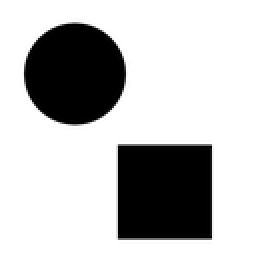
%> input picture matlab/shapes.png, 128 x 128 px, shrunk from 500 x 500 before the run (shown 2 times larger)
$ octave main.m   (GNU Octave 9; MATLAB toolbox functions it lacks are replaced by stand-ins)
%> lines starting %> are read from the running program, lines starting %| are printed output that depends on the picture; in (x1, y1, x2, y2) boxes, pixels count from 0 and x2, y2 are one past the last pixel; in counts of white or black regions, pixels touching at a corner belong together; the program's own positions count from 1
### matlab/hierarchical.m
function B = hierarchical(A, nLevels)
%> called with nLevels = 4
%HIERARCHICAL Generate a stack of prefiltered lightness images.
%   Described in Sec. 4.1 of
%
%     G. Xie, X. Sun, X. Tong and D. Nowrouzezahrai. Hierarchical Diffusion
%     Curves for Accurate Automatic Image Vectorization. ACM Trans. Graph.
%     ACM SIGGRAPH Asia 2014.
%
%   Input image A has to be a double precision matrix of size NxMx3 in RGB
%   color space with each channel on the closed interval [0,1].
%
%   Output B is a list of nLevels 2D-matrices of size NxM. The value in
%   each matrix is the lightness (L channel) of CIE-Lab colorspace. The
%   first matrix B(:,:,1) is the finest, while the last matrix B(:,:,end)
%   is the coarsest.
%

% Verify that the input image exists and is valid.
if ~exist('A', 'var') || isempty(A)
  error('Input image A is undefined or invalid.');
end
if ~isfloat(A) || ~sum([3] == size(A,3)) || ...
    min(A(:)) < 0 || max(A(:)) > 1
  error(['Input image A must be a double precision ',...
         'matrix of size NxMx3 on the closed ',...
         'interval [0,1].']);
end

% Verify the number of hierarchy levels
if ~exist('nLevels', 'var') || isempty(nLevels) || ...
    numel(nLevels) ~= 1 || nLevels < 1
  nLevels = 3;
end
nLevels = ceil(nLevels);

% Convert to Lab color space
A = rgb2lab(A);
%> A: size 128x128x3 double; mean of channels 1, 2, 3 74.1, 0, 0
L = A(:,:,1);
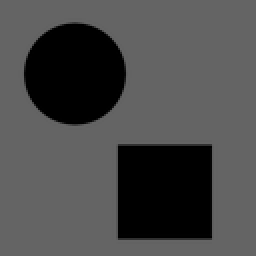
%> L: size 128x128 double (shown 2 times larger); min 0, max 100, mean 74.1

% Set parameters.
sigma_s = 2;
sigma_r = range(L(:))/10;
%> sigma_r = 10

% Build the hierarchy.
B = zeros(size(A,1), size(A,2), nLevels);
B(:,:,1) = A(:,:,1);
%> B: size 128x128x4 double; mean of channels 1, 2, 3, 3 74.1, 0, 0, 0
for i = 2:nLevels
  A = bilateral(A, sigma_s, sigma_r);
  B(:,:,i) = A(:,:,1);
  sigma_s = sigma_s * 2;
  sigma_r = sigma_r / 2;
end
%> this loop made 3 passes
%> sigma_r on passes 1 to 3: 5, 2.5, 1.25
%> B: size 128x128x4 double; mean of channels 1, 2, 3, 3 74.1, 74.1, 74.1, 74.1
%> after the loop, sigma_s = 16

end

### src/matlab/bilateral.m
function B = bilateral(A, s, r)
%BILATERAL Bilateral filter.
%   Input image A is a double precision matrix of size NxMx3 in CIE-Lab
%   colorspace. Input s is spatial width and r is range width.
%

% Verify that the input image exists and is valid.
if ~exist('A', 'var') || isempty(A)
  error('Input image A is undefined or invalid.');
end
if ~isfloat(A) || ~sum([3] == size(A,3))
  error('Input image A must be a double precision matrix of size NxMx3');
end

% Verify spatial and range width.
if ~exist('s', 'var') || isempty(s) || numel(s) ~= 1
  error('Input spatial width is undefined or invalid.');
end
if ~exist('r', 'var') || isempty(r) || numel(r) ~= 1
  error('Input range width is undefined or invalid.');
end

% Set parameters.
w = 3; % window size

% Pre-compute Gaussian spatial weights.
[X,Y] = meshgrid(-w:w,-w:w);
G = exp(-(X.^2+Y.^2)/(s^2));

% Create waitbar.
h = waitbar(0,'Applying bilateral filter...');
set(h,'Name','Bilateral Filter Progress');

dim = size(A);
B = zeros(dim);
for i = 1:dim(1)
  for j = 1:dim(2)
    % Extract local region.
    iMin = max(i-w,1);
    iMax = min(i+w,dim(1));
    jMin = max(j-w,1);
    jMax = min(j+w,dim(2));
    I = A(iMin:iMax,jMin:jMax,:);

    % Compute Gaussian intensity weights.
    dL = I(:,:,1)-A(i,j,1);
    da = I(:,:,2)-A(i,j,2);
    db = I(:,:,3)-A(i,j,3);
    H = exp(-(dL.^2+da.^2+db.^2)/(r^2));

    % Calculate bilateral filter response.
    F = H.*G((iMin:iMax)-i+w+1,(jMin:jMax)-j+w+1);
    norm_F = sum(F(:));
    B(i,j,1) = sum(sum(F.*I(:,:,1)))/norm_F;
    B(i,j,2) = sum(sum(F.*I(:,:,2)))/norm_F;
    B(i,j,3) = sum(sum(F.*I(:,:,3)))/norm_F;
  end
  waitbar(i/dim(1));
end

% Close waitbar.
close(h);

end

### matlab/main.m
% Prefilter images
if exist('cache.mat', 'file')
  load('cache.mat', 'imgs', 'n');
else
  img = double(imread('shapes.png'))/255;
  n = 4;
  imgs = hierarchical(img, n);
  save('cache.mat', 'imgs', 'n');
end

% Display filtered images
for i = n:n
  img = imgs(:,:,i);
  figure('Name', 'Filtered Image');imshow(img,[0 100])
end

% Find curves in the filtered images
g = fspecial('gaussian', 9);
[gx, gy] = gradient(g);
[gxx, gxy] = gradient(gx);
[gyx, gyy] = gradient(gy);
for i = n:n
  % calculate laplacian of the image
  laplacian = abs(del2(imgs(:,:,i)));
  %laplacian = del2(imgs(:,:,i));
  figure('Name', 'Image Laplacian');imshow(laplacian,[min(laplacian(:)) max(laplacian(:))])

  % calculte curve normals
  dxx = conv2(laplacian, gxx, 'same');
  dxy = conv2(laplacian, gxy, 'same');
  dyx = conv2(laplacian, gyx, 'same');
  dyy = conv2(laplacian, gyy, 'same');
  nx = zeros(size(laplacian));
  ny = zeros(size(laplacian));
  for x = 1:size(laplacian, 1)
    for y = 1:size(laplacian, 2)
      h = [dxx(x,y) dxy(x,y); dyx(x,y) dyy(x,y)];
      [vec, val] = eig(h);
      if val(1,1) > val(2,2)
        nx(x, y) = vec(1,1);
        ny(x, y) = vec(2,1);
      else
        nx(x, y) = vec(1,2);
        ny(x, y) = vec(2,2);
      end
    end
  end

  % display perpendicular normals
  n = zeros(size(laplacian,1), size(laplacian,2), 3);
  n(:,:,1) = (1-ny)/2;
  n(:,:,2) = (1+nx)/2;
  figure('Name', 'Normal');imshow(n)

  % calculate laplacian edges
  e = edge(laplacian, 'canny');
  figure('Name', 'Canny Edges of Laplacian');imshow(e)

  %%%%%%%%%%%%%%%%%%%%%%%%%%%%%%%%%%%%%%%%%%%%%%%%%%%%%%%%%%%%%%%%%%%%%%%%%%%%%%%%%%%%%%%%%%%%%%%%%%%%%%%%%%%%%%%%%%%%%%%
  % Let's suppose all the above code is correct! Fix the following code!

  % calculate candidate curve pixels
  selected = zeros(size(e));
  n1 = [cos(7*pi/8) ; sin(7*pi/8) ];
  n2 = [cos(pi/8)   ; sin(pi/8)   ];
  n3 = [cos(3*pi/8) ; sin(3*pi/8) ];
  n4 = [cos(13*pi/8); sin(13*pi/8)];
  for x = 1:size(e,1)
    for y = 1:size(e,2)
      if e(x, y) == 0
        continue
      end

      if laplacian(x,y) < 0.1
        continue
      end

      nt = [nx(x,y) ny(x,y)];
      if nt * n1 <= 0 && nt * n2 > 0
        xx1 = x + 1;
      elseif nt * n2 < 0 && nt * n1 >= 0
        xx1 = x - 1;
      else
        xx1 = x;
      end
      if nt * n3 <= 0 && nt * n4 > 0
        yy1 = y -1;
      elseif nt * n4 < 0 && nt * n3 >= 0
        yy1 = y + 1;
      else
        yy1 = y;
      end
      xx2 = 2 * x - xx1;
      yy2 = 2 * y - yy1;
      if xx1 > 0 && xx1 <= size(e,1) && ...
         yy1 > 0 && yy1 <= size(e,2) && ...
         laplacian(x,y) < laplacian(xx1,yy1)
        continue
      end
      if xx2 > 0 && xx2 <= size(e,1) && ...
         yy2 > 0 && yy2 <= size(e,2) && ...
         laplacian(x,y) < laplacian(xx2,yy2)
        continue
      end
      selected(x, y) = 1;
    end
  end
  figure('Name', 'Candidate Pixels');imshow(selected)

  % calculated conncected curve pixels
  s = size(selected);
  connected = zeros(s);
  for x = 1:size(selected,1)
    for y = 1:size(selected,2)
      if selected(x, y) == 0
        continue
      end
      normal = [-ny(x,y); nx(x,y)];
      xx = x;
      yy = y;
      maxdot = 0;
      [xx, yy, maxdot] = testmaxdot(xx, yy, maxdot, normal, selected, nx, ny, x,y+1, s);
      [xx, yy, maxdot] = testmaxdot(xx, yy, maxdot, normal, selected, nx, ny, x,y-1, s);
      [xx, yy, maxdot] = testmaxdot(xx, yy, maxdot, normal, selected, nx, ny, x+1,y, s);
      [xx, yy, maxdot] = testmaxdot(xx, yy, maxdot, normal, selected, nx, ny, x+1,y+1, s);
      [xx, yy, maxdot] = testmaxdot(xx, yy, maxdot, normal, selected, nx, ny, x+1,y-1, s);
      [xx, yy, maxdot] = testmaxdot(xx, yy, maxdot, normal, selected, nx, ny, x-1,y, s);
      [xx, yy, maxdot] = testmaxdot(xx, yy, maxdot, normal, selected, nx, ny, x-1,y+1, s);
      [xx, yy, maxdot] = testmaxdot(xx, yy, maxdot, normal, selected, nx, ny, x-1,y-1, s);
      if maxdot ~= 0
        connected(x, y) = 1;
        connected(xx,yy) = 1;
        selected(x,y) = 0;
        selected(xx,yy) = 0;
        continue
      end
      [xx, yy, maxdot] = testmaxdot(xx, yy, maxdot, normal, selected, nx, ny, x+2,y+2, s);
      [xx, yy, maxdot] = testmaxdot(xx, yy, maxdot, normal, selected, nx, ny, x+2,y+1, s);
      [xx, yy, maxdot] = testmaxdot(xx, yy, maxdot, normal, selected, nx, ny, x+2,y,   s);
      [xx, yy, maxdot] = testmaxdot(xx, yy, maxdot, normal, selected, nx, ny, x+2,y-1, s);
      [xx, yy, maxdot] = testmaxdot(xx, yy, maxdot, normal, selected, nx, ny, x+2,y-2, s);
      [xx, yy, maxdot] = testmaxdot(xx, yy, maxdot, normal, selected, nx, ny, x+1,y+2, s);
      [xx, yy, maxdot] = testmaxdot(xx, yy, maxdot, normal, selected, nx, ny, x+1,y-2, s);
      [xx, yy, maxdot] = testmaxdot(xx, yy, maxdot, normal, selected, nx, ny, x,y+2,   s);
      [xx, yy, maxdot] = testmaxdot(xx, yy, maxdot, normal, selected, nx, ny, x,y-2,   s);
      [xx, yy, maxdot] = testmaxdot(xx, yy, maxdot, normal, selected, nx, ny, x-1,y+2, s);
      [xx, yy, maxdot] = testmaxdot(xx, yy, maxdot, normal, selected, nx, ny, x-1,y-2, s);
      [xx, yy, maxdot] = testmaxdot(xx, yy, maxdot, normal, selected, nx, ny, x-2,y+2, s);
      [xx, yy, maxdot] = testmaxdot(xx, yy, maxdot, normal, selected, nx, ny, x-2,y+1, s);
      [xx, yy, maxdot] = testmaxdot(xx, yy, maxdot, normal, selected, nx, ny, x-2,y,   s);
      [xx, yy, maxdot] = testmaxdot(xx, yy, maxdot, normal, selected, nx, ny, x-2,y-1, s);
      [xx, yy, maxdot] = testmaxdot(xx, yy, maxdot, normal, selected, nx, ny, x-2,y-2, s);
      if maxdot ~= 0
        connected(x, y) = 1;
        connected(xx,yy) = 1;
        selected(x, y) = 0;
        selected(xx,yy) = 0;
        xxx = round((x+xx-1)/2);
        yyy = round((y+yy-1)/2);
        connected(xxx,yyy) = 1;
        selected(xxx,yyy) = 0;
        continue;
      end
    end
  end
  figure('Name', 'Connected pixels');imshow(connected);
  %figure;imshow(selected);
end
%> this loop made 1 pass
%> pass 1, `dxx = conv2(laplacian, gxx, 'same');`:
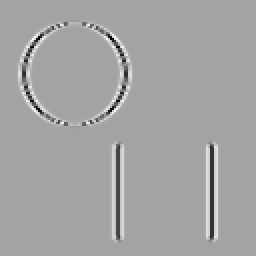
%> dxx: size 128x128 double (shown 2 times larger); min -15.05, max 8.38, mean 0.000112; drawn with min black and max white
%> pass 1, `dxy = conv2(laplacian, gxy, 'same');`:
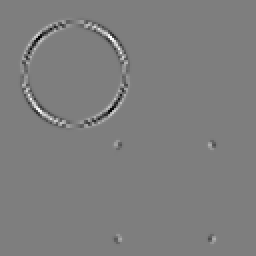
%> dxy: size 128x128 double (shown 2 times larger); min -12.84, max 13.1, mean 7.38e-19; drawn with min black and max white
%> after the loop:
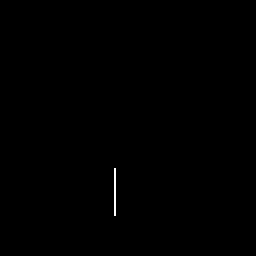
%> connected: size 128x128 double (shown 2 times larger); values 0 (black) and 1 (white), 0.15% white in thin lines or dots, all inside (x1, y1, x2, y2) = (57, 84, 58, 108)
%> after the loop:
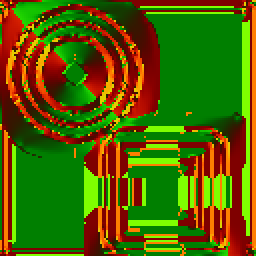
%> n: size 128x128x3 double (shown 2 times larger); mean R, G, B 0.319, 0.382, 0
%> after the loop:
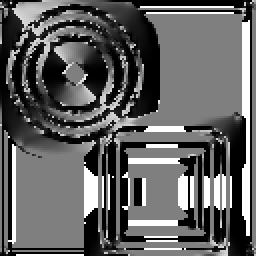
%> nx: size 128x128 double (shown 2 times larger); min -1, max 1, mean -0.237; drawn with min black and max white
%> after the loop:
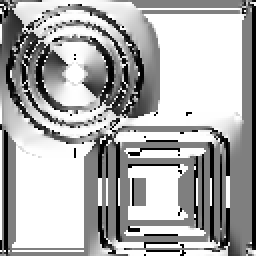
%> ny: size 128x128 double (shown 2 times larger); min -1, max 1, mean 0.363; drawn with min black and max white
%> after the loop: selected: size 128x128 double; values 0 (black) and 1 (white), 0.01% white in thin lines or dots, all inside (x1, y1, x2, y2) = (36, 63, 39, 64)
%> after the loop, xx1 = 121; xxx = 107; yy1 = 105; yyy = 58
